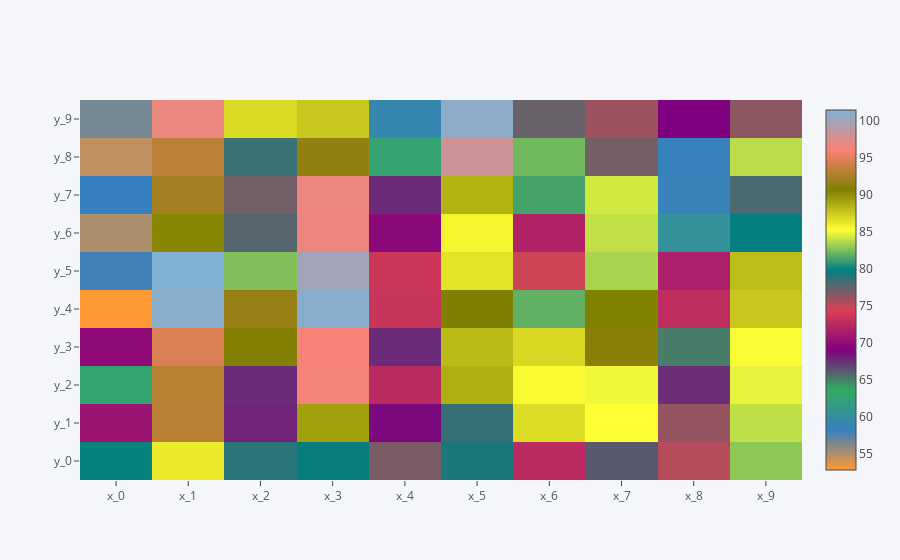

This figure's notebook cell:
### Code cell
cf.datagen.heatmap(10).iplot(kind='heatmap', legend=False)

### Figure 1 — Plotly figure (JSON) as saved in the notebook; plotly's stock layout.template omitted (floating-point values rounded to 4 significant figures)
{"data": [{"colorscale": [[0, "rgb(255, 153, 51)"], [0.1111, "rgb(55, 128, 191)"], [0.2222, "rgb(50, 171, 96)"], [0.3333, "rgb(128, 0, 128)"], [0.4444, "rgb(219, 64, 82)"], [0.5556, "rgb(0, 128, 128)"], [0.6667, "rgb(255, 255, 51)"], [0.7778, "rgb(128, 128, 0)"], [0.8889, "rgb(251, 128, 114)"], [1, "rgb(128, 177, 211)"]], "type": "heatmap", "uid": "3a47ee9d-7180-4ee4-99fb-8966ef132b50", "x": ["x_0", "x_1", "x_2", "x_3", "x_4", "x_5", "x_6", "x_7", "x_8", "x_9"], "y": ["y_0", "y_1", "y_2", "y_3", "y_4", "y_5", "y_6", "y_7", "y_8", "y_9"], "z": [[80, 86.15, 78.91, 79.68, 76.86, 79.21, 72.65, 66.27, 75.37, 82.88], [70.71, 93.19, 67.95, 89.25, 68.75, 78.54, 86.71, 85.25, 76.21, 83.91], [62.86, 93.0, 67.71, 96.39, 72.6, 88.67, 85.49, 84.91, 67.59, 84.73], [70.02, 94.62, 90.81, 96.28, 67.69, 88.15, 86.9, 91.1, 65.1, 85.18], [52.85, 101.1, 91.74, 101.1, 73.41, 90.66, 81.92, 90.59, 72.85, 87.64], [58.01, 101.5, 82.62, 100.0, 73.59, 86.45, 74.83, 83.45, 71.64, 88.04], [55.08, 90.36, 77.71, 96.67, 69.71, 85.67, 71.95, 83.96, 60.36, 79.78], [58.25, 92.3, 77.06, 96.71, 67.71, 88.52, 81.31, 84.29, 58.62, 78.03], [54.59, 93.3, 78.48, 91.48, 62.65, 98.12, 82.24, 76.96, 58.4, 83.78], [56.59, 96.82, 86.85, 87.65, 59.13, 101.0, 77.29, 75.96, 69.04, 76.38]], "zmax": 101.5, "zmin": 52.85}], "layout": {"legend": {"bgcolor": "#F5F6F9", "font": {"color": "#4D5663"}}, "paper_bgcolor": "#F5F6F9", "plot_bgcolor": "#F5F6F9", "showlegend": false, "title": {"font": {"color": "#4D5663"}}, "xaxis": {"gridcolor": "#E1E5ED", "showgrid": true, "tickfont": {"color": "#4D5663"}, "title": {"font": {"color": "#4D5663"}, "text": ""}, "zerolinecolor": "#E1E5ED"}, "yaxis": {"gridcolor": "#E1E5ED", "showgrid": true, "tickfont": {"color": "#4D5663"}, "title": {"font": {"color": "#4D5663"}, "text": ""}, "zerolinecolor": "#E1E5ED"}}}
